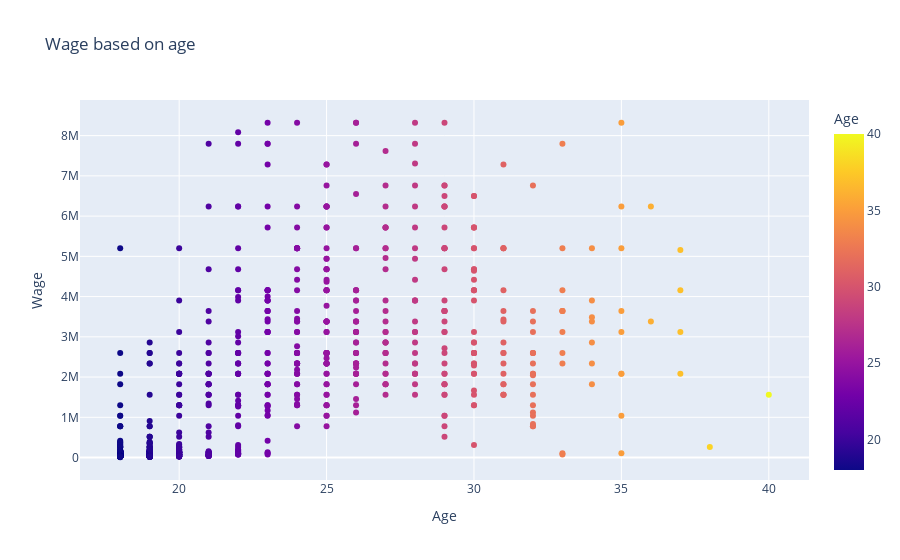

Here is the notebook cell this chart was saved with:
### Code cell
figure1 = px.scatter(filtered_PL_data, x='Age', y='Wage', color='Age', title='Wage based on age')
figure1.show()

### Figure 1 — Plotly figure (JSON) as saved in the notebook; plotly's stock layout.template omitted (floating-point values rounded to 4 significant figures; data arrays with more than 128 entries replaced by an {"elided": "..."} marker saying what was removed)
{"data": [{"hovertemplate": "Age=%{marker.color}<br>Wage=%{y}<extra></extra>", "legendgroup": "", "marker": {"color": {"elided": "832 int values"}, "coloraxis": "coloraxis", "symbol": "circle"}, "mode": "markers", "name": "", "orientation": "v", "showlegend": false, "type": "scatter", "x": {"elided": "832 int values"}, "xaxis": "x", "y": {"elided": "832 int values"}, "yaxis": "y"}], "layout": {"coloraxis": {"colorbar": {"title": {"text": "Age"}}, "colorscale": [[0, "#0d0887"], [0.1111, "#46039f"], [0.2222, "#7201a8"], [0.3333, "#9c179e"], [0.4444, "#bd3786"], [0.5556, "#d8576b"], [0.6667, "#ed7953"], [0.7778, "#fb9f3a"], [0.8889, "#fdca26"], [1, "#f0f921"]]}, "legend": {"tracegroupgap": 0}, "title": {"text": "Wage based on age"}, "xaxis": {"anchor": "y", "domain": [0, 1], "title": {"text": "Age"}}, "yaxis": {"anchor": "x", "domain": [0, 1], "title": {"text": "Wage"}}}}
